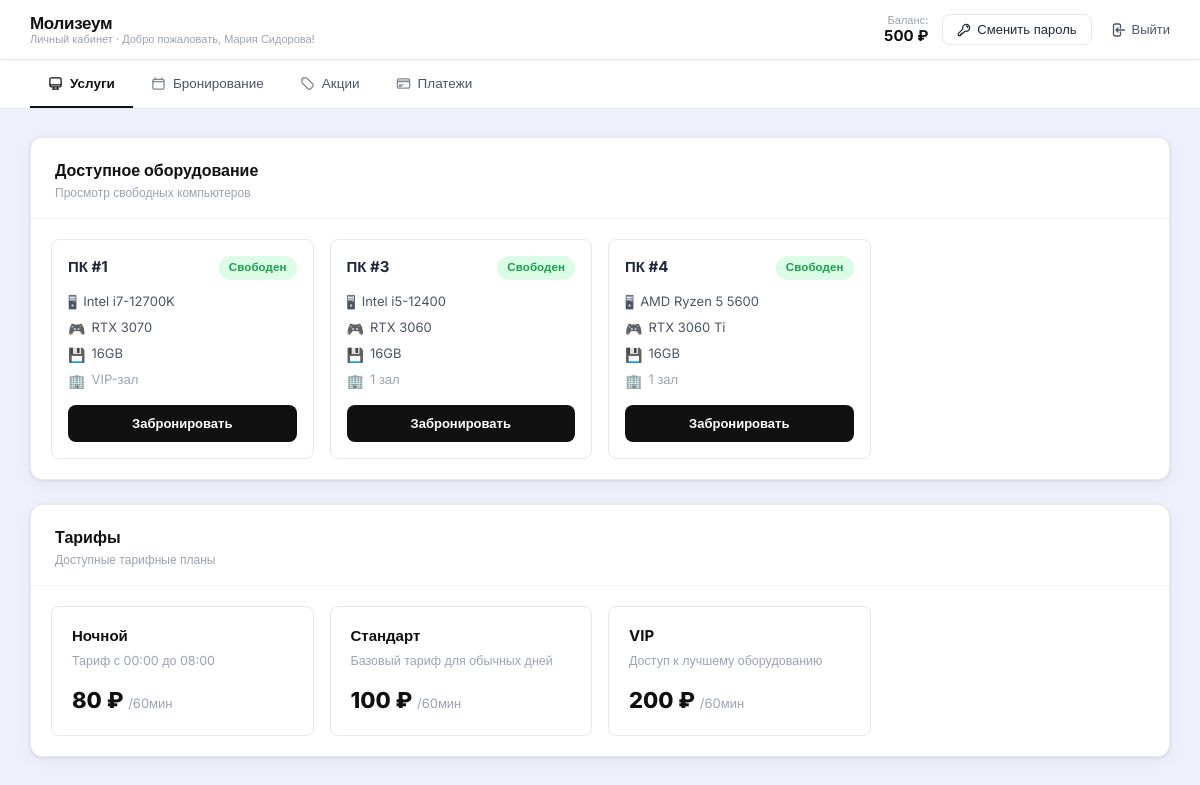
The page /client/services.php (signed in) on the database its author committed.
### tables this page shows
CREATE TABLE IF NOT EXISTS `users` (
  `id`           INT AUTO_INCREMENT PRIMARY KEY,
  `first_name`   VARCHAR(50)  NOT NULL,
  `last_name`    VARCHAR(50)  NOT NULL,
  `email`        VARCHAR(100) NOT NULL UNIQUE,
  `phone`        VARCHAR(20)  NOT NULL,
  `password`     VARCHAR(255) NOT NULL,
  `role`         ENUM('admin','employee','client') NOT NULL DEFAULT 'client',
  `status`       ENUM('active','blocked','unconfirmed') NOT NULL DEFAULT 'active',
  `balance`      DECIMAL(10,2) NOT NULL DEFAULT 0.00,
  `schedule`     VARCHAR(100) DEFAULT NULL COMMENT 'График работы сотрудника',
  `salary`       INT DEFAULT NULL COMMENT 'Зарплата сотрудника (руб)',
  `created_at`   TIMESTAMP NOT NULL DEFAULT CURRENT_TIMESTAMP
);

CREATE TABLE IF NOT EXISTS `equipment` (
  `id`       INT AUTO_INCREMENT PRIMARY KEY,
  `number`   INT NOT NULL,
  `cpu`      VARCHAR(60) NOT NULL,
  `gpu`      VARCHAR(60) NOT NULL,
  `ram`      VARCHAR(20) NOT NULL,
  `monitor`  VARCHAR(60) NOT NULL,
  `keyboard` VARCHAR(60) NOT NULL,
  `mouse`    VARCHAR(60) NOT NULL,
  `status`   ENUM('free','busy','repair') NOT NULL DEFAULT 'free',
  `hall_id`  INT NOT NULL,
  FOREIGN KEY (`hall_id`) REFERENCES `halls`(`id`)
);

CREATE TABLE IF NOT EXISTS `halls` (
  `id`     INT AUTO_INCREMENT PRIMARY KEY,
  `number` INT NOT NULL,
  `name`   VARCHAR(30) NOT NULL
);

CREATE TABLE IF NOT EXISTS `services` (
  `id`               INT AUTO_INCREMENT PRIMARY KEY,
  `name`             VARCHAR(80) NOT NULL,
  `category`         ENUM('pc_rent','food','additional') NOT NULL DEFAULT 'pc_rent',
  `price`            DECIMAL(10,2) NOT NULL,
  `duration_minutes` INT DEFAULT NULL COMMENT 'Для аренды: минут за цену',
  `status`           ENUM('active','inactive') NOT NULL DEFAULT 'active'
);

### client/services.php (the view, shortened to what this page needs)
<?php
require_once '../config.php';
$free_pcs = $conn->query(
    "SELECT e.*, h.name AS hall_name
     FROM equipment e
     LEFT JOIN halls h ON e.hall_id = h.id
     WHERE e.status = 'free'
     ORDER BY e.number
     LIMIT 4"
);
$tariffs = $conn->query(
    "SELECT * FROM services WHERE category = 'pc_rent' AND status = 'active' ORDER BY price ASC"
);
?>
<?php include 'header.php'; ?>
<div class="main-content">
    <div class="table-card" style="margin-bottom:24px">
        <div class="table-card-header">
            <div>
                <div class="table-card-title">Доступное оборудование</div>
                <div class="table-card-desc">Просмотр свободных компьютеров</div>
            </div>
        </div>
        <div style="display:grid;grid-template-columns:repeat(auto-fill,minmax(260px,1fr));gap:16px;padding:20px">
        <?php
        $pcs = [];
        while ($p = $free_pcs->fetch_assoc()) $pcs[] = $p;
        if (empty($pcs)):
        ?>
            <div class="empty-state" style="grid-column:1/-1">
                <p>Свободных компьютеров нет</p>
            </div>
        <?php else: foreach ($pcs as $p): ?>
            <div style="border:1px solid var(--gray-200);border-radius:var(--radius-sm);padding:16px;background:var(--white)">
                <div style="display:flex;justify-content:space-between;align-items:flex-start;margin-bottom:12px">
                    <strong style="font-size:15px">ПК #<?= $p['number'] ?></strong>
                    <span class="badge badge-green">Свободен</span>
                </div>
                <div style="display:flex;flex-direction:column;gap:5px;margin-bottom:14px;font-size:13px;color:var(--gray-600)">
                    <div style="display:flex;align-items:center;gap:6px">
                        <span style="font-size:14px">🖥</span><?= htmlspecialchars($p['cpu']) ?>
                    </div>
                    <div style="display:flex;align-items:center;gap:6px">
                        <span style="font-size:14px">🎮</span><?= htmlspecialchars($p['gpu']) ?>
                    </div>
                    <div style="display:flex;align-items:center;gap:6px">
                        <span style="font-size:14px">💾</span><?= htmlspecialchars($p['ram']) ?>
                    </div>
                    <div style="display:flex;align-items:center;gap:6px;color:var(--gray-400)">
                        <span style="font-size:14px">🏢</span><?= htmlspecialchars($p['hall_name'] ?? '') ?>
                    </div>
                </div>
                <a href="booking.php?pc=<?= $p['id'] ?>"
                   style="display:block;text-align:center;background:var(--black);color:#fff;
                          padding:9px;border-radius:var(--radius-sm);font-size:13px;
                          font-weight:600;text-decoration:none;transition:background .15s"
                   onmouseover="this.style.background='#333'"
                   onmouseout="this.style.background='var(--black)'">
                    Забронировать
                </a>
            </div>
        <?php endforeach; endif; ?>
        </div>
    </div>
    <div class="table-card">
        <div class="table-card-header">
            <div>
                <div class="table-card-title">Тарифы</div>
                <div class="table-card-desc">Доступные тарифные планы</div>
            </div>
        </div>
        <div style="display:grid;grid-template-columns:repeat(auto-fill,minmax(240px,1fr));gap:16px;padding:20px">
        <?php while ($t = $tariffs->fetch_assoc()):
            $price = (float)$t['price'];
            $unit = $t['duration_minutes'] ? ($t['duration_minutes'] === 60 ? '/час' : '/'.$t['duration_minutes'].'мин') : '/час';
        ?>
            <div style="border:1px solid var(--gray-200);border-radius:var(--radius-sm);padding:18px 20px;background:var(--white)">
                <div style="font-size:15px;font-weight:700;color:var(--black);margin-bottom:4px">
                    <?= htmlspecialchars($t['name']) ?>
                </div>
                <div style="font-size:12.5px;color:var(--gray-400);margin-bottom:14px">
                    <?php
                    $descs = ['Стандарт'=>'Базовый тариф для обычных дней','VIP'=>'Доступ к лучшему оборудованию','Ночной'=>'Тариф с 00:00 до 08:00'];
                    echo $descs[$t['name']] ?? 'Аренда компьютера';
                    ?>
                </div>
                <div>
                    <span style="font-size:22px;font-weight:800;color:var(--black)">
                        <?= number_format($price, 0, '.', ' ') ?> ₽
                    </span>
                    <span style="font-size:13px;color:var(--gray-400)"><?= $unit ?></span>
                </div>
            </div>
        <?php endwhile; ?>
        </div>
    </div>
</div>
</body>
</html>

### client/header.php (shortened to what this page needs)
<?php
$uid     = $_SESSION['user_id'];
$current = basename($_SERVER['PHP_SELF']);
$row = $conn->query("SELECT first_name, last_name, balance FROM users WHERE id=$uid")->fetch_assoc();
$header_balance = number_format((float)$row['balance'], 0, '.', ' ');
$fullname = htmlspecialchars($row['first_name'] . ' ' . $row['last_name']);
?>
<!DOCTYPE html>
<html lang="ru">
<head>
    <link rel="stylesheet" href="../css/style.css">
</head>
<body>
<header class="panel-header">
    <div class="panel-header-left">
        <a href="services.php" class="panel-logo">Молизеум</a>
        <span class="panel-subtitle">Личный кабинет · Добро пожаловать, <?= $fullname ?>!</span>
    </div>
    <div class="panel-header-right">
        <div style="text-align:right;line-height:1.2">
            <div style="font-size:11px;color:#9ca3af;font-weight:500">Баланс:</div>
            <div style="font-size:15px;font-weight:700;color:#111"><?= $header_balance ?> ₽</div>
        </div>
        <button onclick="openChangePwd()"
                style="display:inline-flex;align-items:center;gap:6px;padding:7px 14px;
                       border:1px solid var(--gray-200);border-radius:var(--radius-sm);
                       background:var(--white);font-size:13px;font-weight:500;
                       cursor:pointer;color:var(--gray-800);margin-right:4px">
            Сменить пароль
        </button>
        <a href="../logout.php" class="btn-logout">
            Выйти
        </a>
    </div>
</header>
<nav class="panel-nav">
    <a href="services.php" class="<?= $current === 'services.php' ? 'active' : '' ?>">
        Услуги
    </a>
    <a href="booking.php" class="<?= $current === 'booking.php' ? 'active' : '' ?>">
        Бронирование
    </a>
    <a href="promotions.php" class="<?= $current === 'promotions.php' ? 'active' : '' ?>">
        Акции
    </a>
    <a href="payments.php" class="<?= $current === 'payments.php' ? 'active' : '' ?>">
        Платежи
    </a>
</nav>

### css/style.css (style rules this page uses)
:root { --bg: #eef1fb; --white: #ffffff; --black: #111111; --gray-50: #f9fafb; --gray-100: #f3f4f6; --gray-200: #e5e7eb; --gray-400: #9ca3af; --gray-600: #4b5563; --gray-800: #1f2937; --red: #e11d48; --red-light: #fce7ef; --red-dark: #be123c; --green: #16a34a; --green-light: #dcfce7; --blue: #2563eb; --blue-light: #eff6ff; --yellow-light: #fef9c3; --yellow: #a16207; --shadow: 0 1px 3px rgba(0,0,0,.08), 0 4px 16px rgba(0,0,0,.05); --radius: 12px; --radius-sm: 8px; --radius-xs: 6px; }
* { box-sizing: border-box; margin: 0; padding: 0; }
body { font-family: 'Inter', sans-serif; background: var(--bg); color: var(--gray-800); min-height: 100vh; font-size: 14px; line-height: 1.5; }
.panel-header { background: var(--white); border-bottom: 1px solid var(--gray-200); padding: 0 30px; display: flex; align-items: center; justify-content: space-between; height: 60px; position: sticky; top: 0; z-index: 100; box-shadow: 0 1px 4px rgba(0,0,0,.06); }
.panel-header-left { display: flex; flex-direction: column; line-height: 1.2; }
.panel-logo { font-size: 17px; font-weight: 800; color: var(--black); text-decoration: none; letter-spacing: -0.3px; }
.panel-subtitle { font-size: 11px; color: var(--gray-400); font-weight: 400; }
.panel-header-right { display: flex; align-items: center; gap: 14px; }
.btn-logout { display: flex; align-items: center; gap: 6px; color: var(--gray-600); text-decoration: none; font-size: 13px; font-weight: 500; transition: color .15s; }
.btn-logout svg { width: 16px; height: 16px; }
.panel-nav { background: var(--white); border-bottom: 1px solid var(--gray-200); padding: 0 30px; display: flex; gap: 0; }
.panel-nav a { display: flex; align-items: center; gap: 7px; padding: 13px 18px; color: var(--gray-600); text-decoration: none; font-size: 13.5px; font-weight: 500; border-bottom: 2px solid transparent; transition: color .15s, border-color .15s; white-space: nowrap; }
.panel-nav a.active { color: var(--black); border-bottom-color: var(--black); font-weight: 600; }
.panel-nav a svg { width: 15px; height: 15px; opacity: .7; }
.panel-nav a.active svg { opacity: 1; }
.main-content { max-width: 1280px; margin: 0 auto; padding: 28px 30px; }
.table-card { background: var(--white); border-radius: var(--radius); border: 1px solid var(--gray-200); overflow: hidden; box-shadow: var(--shadow); }
.table-card-header { display: flex; justify-content: space-between; align-items: flex-start; padding: 20px 24px 16px; border-bottom: 1px solid var(--gray-100); }
.table-card-title { font-size: 16px; font-weight: 700; color: var(--black); }
.table-card-desc { font-size: 12px; color: var(--gray-400); margin-top: 2px; }
.badge { display: inline-flex; align-items: center; padding: 3px 10px; border-radius: 20px; font-size: 11.5px; font-weight: 600; letter-spacing: 0.1px; }
.badge-green { background: var(--green-light); color: var(--green); }

### rows shown on the page
users: fullname "Мария Сидорова", balance "500"
equipment: number "1", cpu "Intel i7-12700K", gpu "RTX 3070", ram "16GB", hall.name "VIP-зал"
equipment: number "3", cpu "Intel i5-12400", gpu "RTX 3060", ram "16GB", hall.name "1 зал"
equipment: number "4", cpu "AMD Ryzen 5 5600", gpu "RTX 3060 Ti", ram "16GB", hall.name "1 зал"
services: name "Ночной", name "Тариф с 00:00 до 08:00", price "80", duration_minutes "/60мин"
services: name "Стандарт", name "Базовый тариф для обычных дней", price "100", duration_minutes "/60мин"
services: name "VIP", name "Доступ к лучшему оборудованию", price "200", duration_minutes "/60мин"
